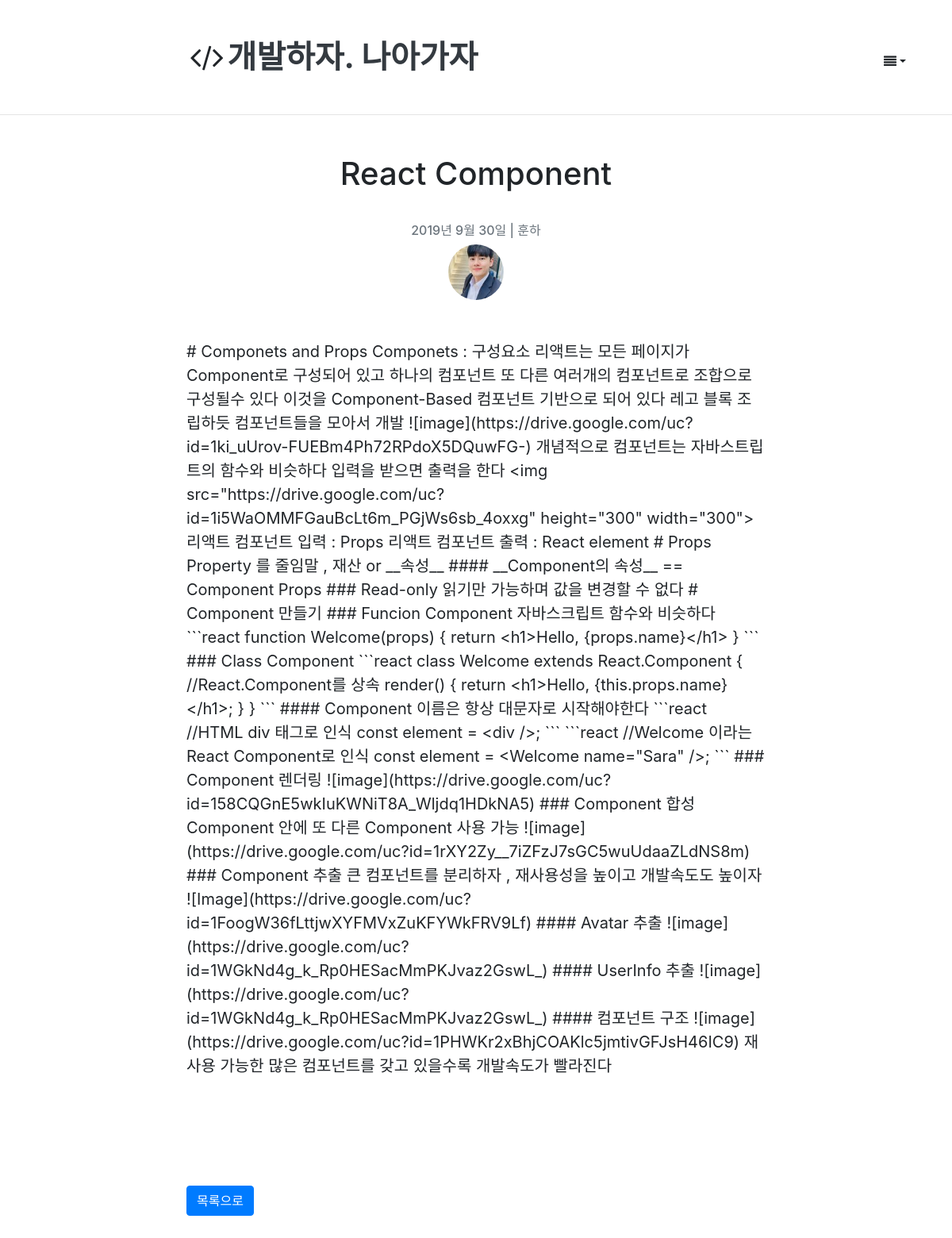
The page /53/ on the database its author committed.
### blog/models.py (models this page shows, shortened)
class Post(models.Model):
    author = models.ForeignKey(Account , on_delete=models.CASCADE)
    title = models.CharField(max_length=100, verbose_name = 'Title' , help_text = 'Please enter a posting title')
    text = models.TextField(verbose_name='Contents')
    photo = ProcessedImageField(blank=True, upload_to = 'blog/post/%Y' ,processors = [Thumbnail(300,300)],format='JPEG' ,options={'quality': 60})
    created_date= models.DateTimeField(default =timezone.now)
    published_date = models.DateTimeField(blank=True , null=True)
    tags = models.CharField(max_length=100, blank=True)
    class Meta:
        ordering = ['-id']

### account/models.py (models this page shows, shortened)
class Account(AbstractBaseUser, PermissionsMixin):
    email = models.EmailField(
        verbose_name=('email address'),
        max_length=255,
        unique=True,
    )
    username = models.CharField(('username'), max_length=30,
                                help_text=('Requierd. 30 characters or fewer. Letters, digits'
                                           ' and ./+/-/_ only'),
                                validators=[  # 정규식을 통한 특수문자 제외
                                    validators.RegexValidator(r'^[\w.+-]+$', ('Enter a valid username.'), 'invalid')
                                ])
    is_staff = models.BooleanField(('staff status'), default=False,
                                   help_text='Designates whether the user can log into this admin site')
    is_active = models.BooleanField(('active'), default=True,
                                    help_text='Designates whether this user should be treated as '
                                              'active. Unselect this instead of deleting accounts.')
    date_joined = models.DateTimeField(('date joined'), default=timezone.now)
    thumbnail = ProcessedImageField(blank=True, upload_to="profile" , null=True, processors=[ResizeToFill(100,100)],
                                    format='JPEG', options={'quality': 80})
    created_at = models.DateTimeField(auto_now_add=True)
    updated_at = models.DateTimeField(auto_now=True)
    object = AccountManager()
    USERNAME_FIELD = 'email'
    REQUIRED_FIELDS = ['username']
    class Meta:
        verbose_name = ('user')
        verbose_name_plural = ('users')
        swappable = 'AUTH_USER_MODEL'

### blog/views.py (the view)
# urls.py: path('<int:pk>/',views.post_detail, name='post_detail'),
def post_detail(request, pk):
    post = Post.objects.select_related('author').get(pk=pk)
    return render(request, 'blog/post_detail.html', {'post': post})

### blog/templates/blog/post_detail.html (shortened to what this page needs)
{% extends "blog/layout.html" %}
{% block content %}
    <div class="container">
        <div class="row">
            <div class="col-md-2"></div>
            <div class="col-md-8">
                <div class="post">
                    <div class="post-header" style="padding-bottom: 50px;">
                        <h1 style="text-align: center; padding-bottom: 30px;">{{ post.title }}</h1>
                        <div class="post-meta" style="text-align: center">
                            <h6 class="text-muted">  {{ post.published_date |date:"Y년 M d일" }}
                                | {{ post.author.username }}</h6>
                            <img src="{{ post.author.thumbnail.url }}" alt="" style=" width: 70px; border-radius: 50%">
                        </div>
                    </div>
                    <div class="content-markdown" id="editSection">
                        <div class="content" style="font-size:20px;">{{ post.text }}</div>
                    </div>
                        {% load disqus_tags %}
                    <br>
                    <a href="{% url 'post_list' %}" class="btn btn-primary">목록으로</a>
                    <br>
                </div>
            </div>
        </div>
    </div>
{% endblock %}

### templates/layout.html (style rules this page uses)
html { position: relative; min-height: 100%; }
body { margin-bottom: 60px; min-height: 100%; }

### rows shown on the page
Post: title "React Component", published_date "2019년 9월 30일", author.username "훈하", author.thumbnail (picture), text "# Componets and Props Componets : 구성요소 리액트는 모든 페이지가 Component로 구성되어 있고 하나의 컴포넌트 또 다른 여러개의 컴포넌트로 조합으로 구성될수 있다 이것을 Component-Based 컴포넌트 기반으로 되어 있다 레고 블록 조립하듯 컴포넌트들을 모아서 개발 ![image](https://drive.google.com/uc?id=1ki_uUrov-FUEBm4Ph72RPdoX5DQuwFG-) 개념적으로 컴포넌트는 자바스트립트의 함수와 비슷하다 입력을 받으면 출력을 한다 <img src=\"https://drive.google.com/uc?id=1i5WaOMMFGauBcLt6m_PGjWs6sb_4oxxg\" height=\"300\" width=\"300\"> 리액트 컴포넌트 입력 : Props 리액트 컴포넌트 출력 : React element # Props Property 를 줄임말 , 재산 or __속성__ #### __Component의 속성__ == Component Props ### Read-only 읽기만 가능하며 값을 변경할 수 없다 # Component 만들기 ### Funcion Component 자바스크립트 함수와 비슷하다 ```react function Welcome(props) { return <h1>Hello, {props.name}</h1> } ``` ### Class…"
